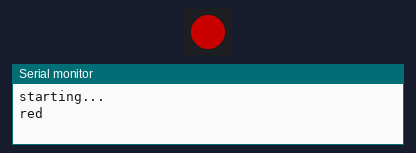
Bench run of a sketch on a simulated Arduino Uno, built with avr-gcc and run on an emulated ATmega328P. Parts: 1 RGB LEDs in strip order, left to right, the last lines printed to the serial monitor. Dim RGB values are drawn brighter than linear.

Above: at 0.5 s.
At 1.5 s:
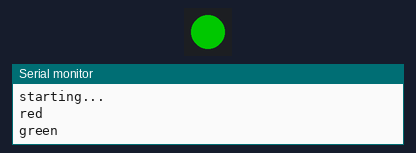
At 2.5 s:
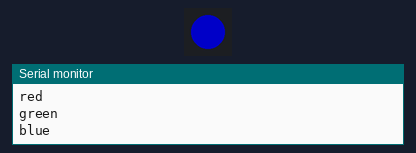
At 4.5 s:
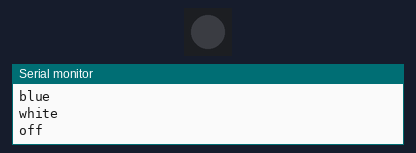
Timing chart, 0 to 6.5 s (numbered marks = the images above):
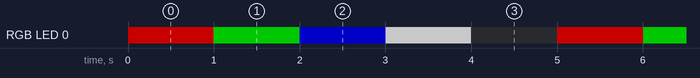

The sketch:

single_pixel.ino
```cpp
#include <Adafruit_NeoPixel.h>

const int pixelPin = 6;
const int numPixels = 1;

Adafruit_NeoPixel pixel(numPixels, pixelPin, NEO_GRB + NEO_KHZ800);

void setup() {
  Serial.begin(9600);
  Serial.println("starting...");
  pixel.begin();
  pixel.setBrightness(100); // 0-255, keep it reasonable to limit current draw
  pixel.show();             // initialize to off
}

void loop() {
  Serial.println("red");
  pixel.setPixelColor(0, pixel.Color(255, 0, 0));
  pixel.show();
  delay(1000);

  Serial.println("green");
  pixel.setPixelColor(0, pixel.Color(0, 255, 0));
  pixel.show();
  delay(1000);

  Serial.println("blue");
  pixel.setPixelColor(0, pixel.Color(0, 0, 255));
  pixel.show();
  delay(1000);

  Serial.println("white");
  pixel.setPixelColor(0, pixel.Color(255, 255, 255));
  pixel.show();
  delay(1000);

  Serial.println("off");
  pixel.setPixelColor(0, pixel.Color(0, 0, 0));
  pixel.show();
  delay(1000);
}
```

Measured:
- by itself, RGB LED 0: repeats every 5.0 s: RGB(0, 100, 0) 1.0 s, RGB(0, 0, 100) 1.0 s, RGB(100, 100, 100) 1.0 s, off 1.0 s, RGB(100, 0, 0) 1.0 s
- by itself, everything shown: repeats every 5.0 s, in 5 steps
